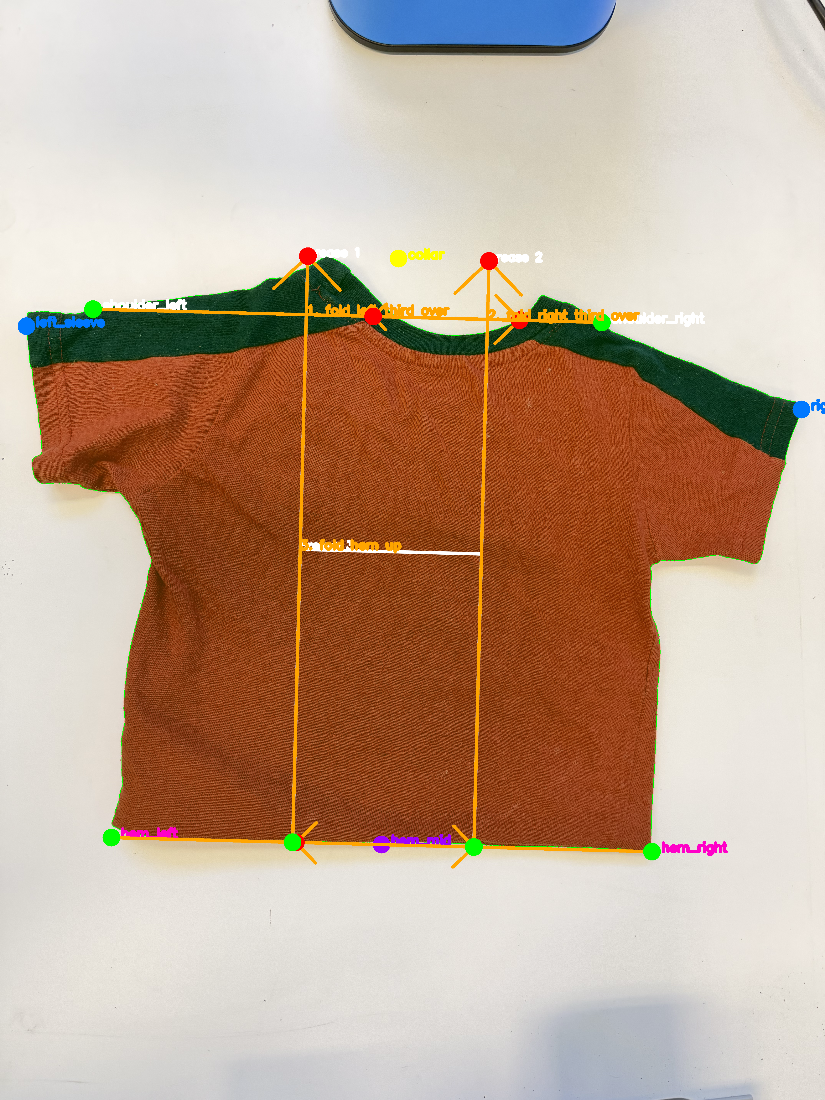
#> input picture analysis.png, 825 x 1100 px
$ python shirt_vision.py --image analysis.png
#> lines starting #> are read from the running program, lines starting #| are printed output that depends on the picture; after the words box and inside, x2 and y2 are one past the last pixel; in counts of white or black regions, pixels touching at a corner belong together
#> in main, img is the input picture: shape (1100, 825, 3); mean B, G, R 145.5, 165.2, 191.6
"""
shirt_vision.py

Find a T-shirt's landmarks in an image and compute where to pick and place
for each fold - using classical computer vision only. No training data, no
GPU, no pretrained model.

WHY THIS INSTEAD OF THE LEARNED MODEL
-------------------------------------
The Cloud Folding paper's own results found that the analytic shape-matching
policy (ASM, IoU 0.69) slightly BEAT the learned pick-place policy
(LP0LP1, IoU 0.68) on the folding subtask. Folding a flattened shirt is a
well-defined geometric problem, so geometry solves it.

PIPELINE
--------
1. segment_shirt()   - isolate the shirt from the background
2. find_keypoints()  - locate collar, shoulders, sleeve tips, hem corners
3. plan_folds()      - turn those landmarks into (pick, place) actions
4. draw_analysis()   - render everything so you can check it by eye

ASSUMPTIONS
-----------
- The shirt is already flattened and lying flat (you place it by hand).
- The camera looks straight down at it.
- The background contrasts with the shirt (a dark mat under a light shirt,
  or vice versa). This is the single biggest factor in whether it works.
- The shirt is roughly upright OR rotated - rotation is handled, the shirt
  is analysed in its own frame and results are mapped back to image pixels.

USAGE
-----
    python3 shirt_vision.py --image shirt.png
    python3 shirt_vision.py --image shirt.png --out analysis.png
    python3 shirt_vision.py --image shirt.png --dark-shirt
"""

import argparse
import math

import cv2
import numpy as np


# ---------------------------------------------------------------------------
# 1. SEGMENTATION
# ---------------------------------------------------------------------------
def segment_shirt(img, dark_shirt=None, min_area_frac=0.02):
    """Return a binary mask of the largest shirt-like blob.

    Uses Otsu thresholding on the saturation+value channels, which handles a
    plain background far more reliably than a hand-tuned colour range. If
    dark_shirt is None the polarity is chosen automatically by assuming the
    shirt occupies less of the frame than the background does.
    """
#> called with min_area_frac = 0.02
    blur = cv2.GaussianBlur(img, (7, 7), 0)
    gray = cv2.cvtColor(blur, cv2.COLOR_BGR2GRAY)
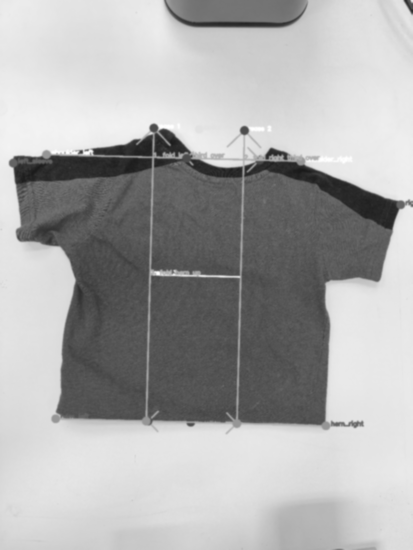
#> gray: shape (1100, 825) (shown at 1/2 size); min 25, max 255, mean 170.9

    # Otsu finds the split between shirt and background automatically.
    _, mask = cv2.threshold(gray, 0, 255, cv2.THRESH_BINARY + cv2.THRESH_OTSU)
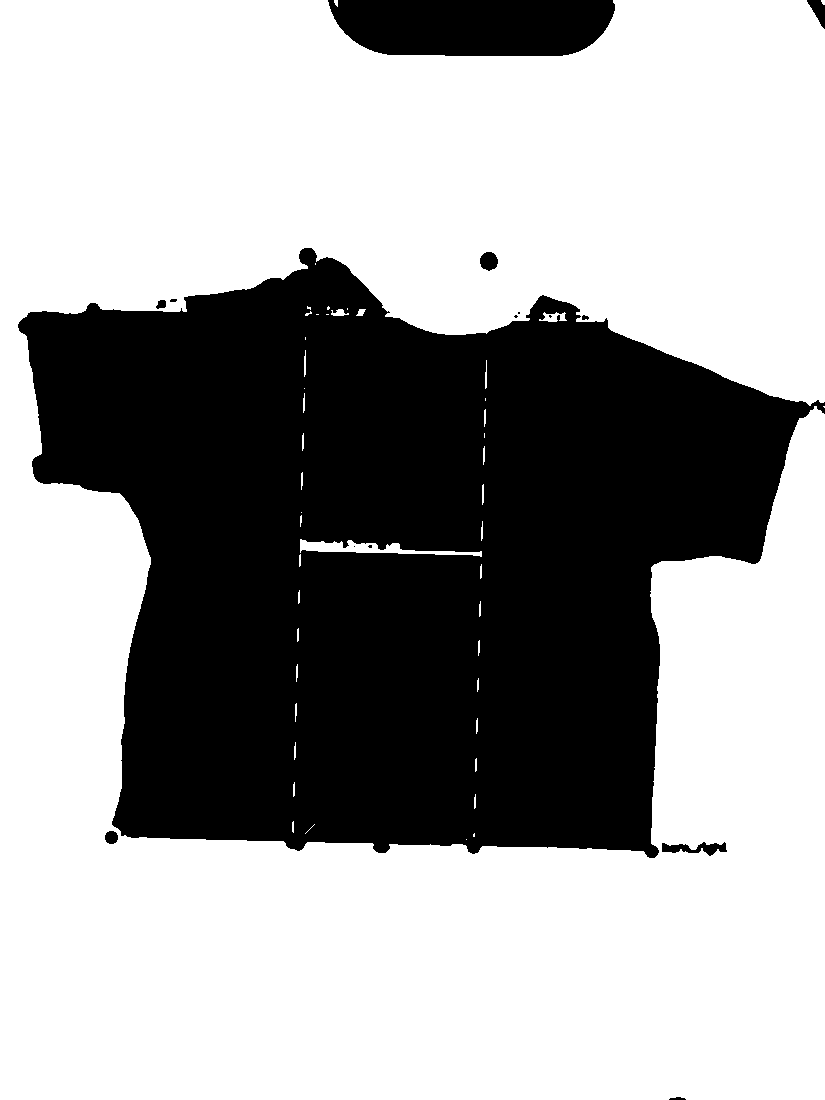
#> mask: shape (1100, 825); 62.9% white; 15 black regions (6 under 20 px), largest, box (x1, y1, x2, y2) and area: (18, 248, 825, 858) 321033, (328, 0, 615, 56) 14270, (662, 842, 727, 856) 465

    # Decide which side of the split is the shirt.
    if dark_shirt is None:
        # The shirt should be the smaller region; if the "white" side covers
        # more than half the frame it is probably background, so invert.
        if np.count_nonzero(mask) > mask.size * 0.5:
            mask = cv2.bitwise_not(mask)
    elif dark_shirt:
        mask = cv2.bitwise_not(mask)

    # Clean up specks and fill small holes (buttons, logos, shadows).
    k = cv2.getStructuringElement(cv2.MORPH_ELLIPSE, (9, 9))
    mask = cv2.morphologyEx(mask, cv2.MORPH_OPEN, k, iterations=2)
#> mask: shape (1100, 825); 36.8% white; 6 white regions, box (x1, y1, x2, y2) and area: (19, 257, 809, 851) 318844, (333, 0, 615, 56) 14204, (537, 296, 557, 314) 262, (480, 253, 498, 270) 230, (299, 248, 316, 265) 213, (816, 5, 825, 22) 115
    mask = cv2.morphologyEx(mask, cv2.MORPH_CLOSE, k, iterations=3)
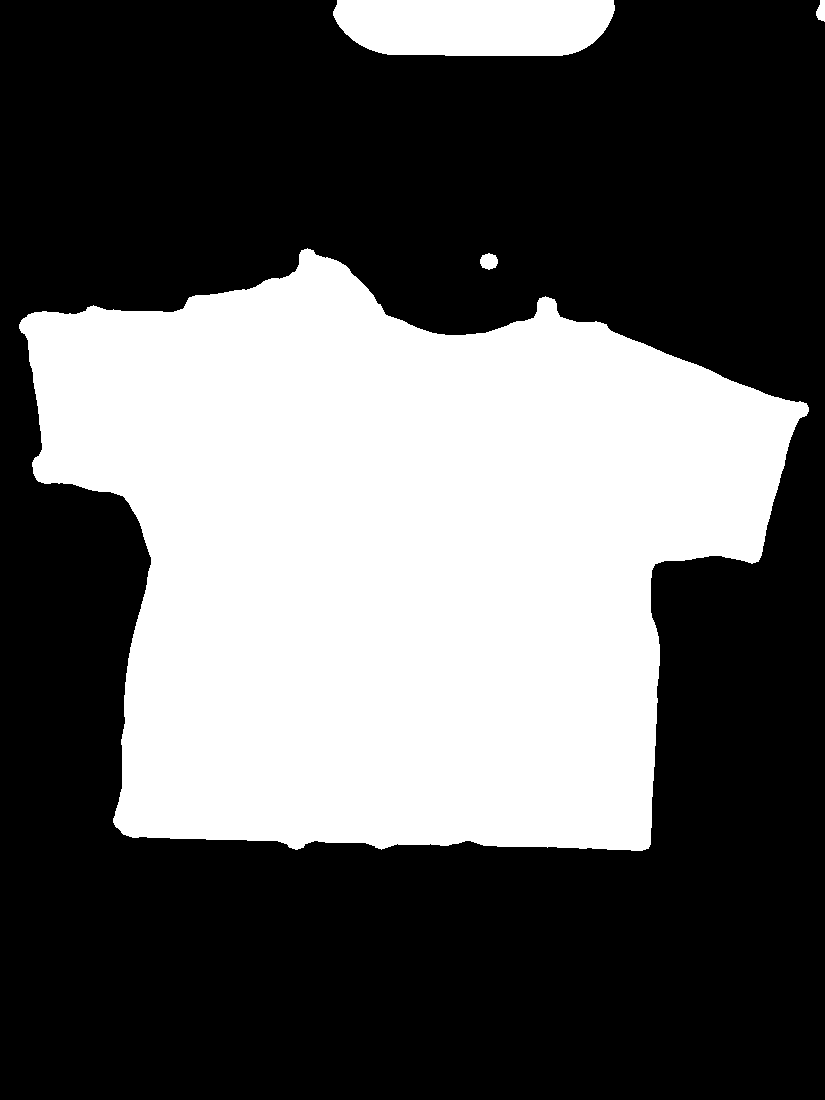
#> mask: shape (1100, 825); 37.1% white; 4 white regions, box (x1, y1, x2, y2) and area: (19, 248, 809, 851) 322471, (333, 0, 615, 56) 14216, (480, 253, 498, 270) 230, (816, 0, 825, 22) 147

    # Keep only the largest connected component - the shirt.
    n, labels, stats, _ = cv2.connectedComponentsWithStats(mask, 8)
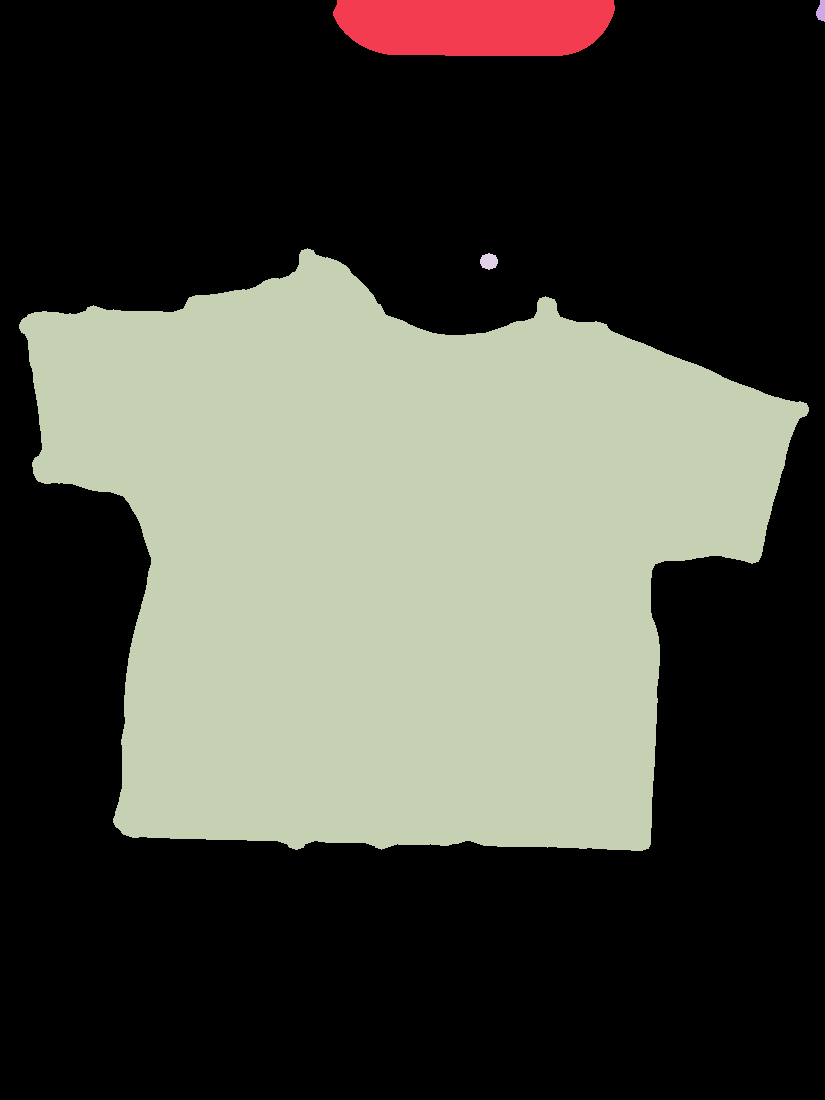
#> labels: shape (1100, 825) int32; 5 distinct labels, from 0 to 4; one colour per label, 0 black
#> n = 5; stats = [[0, 0, 825, 1100, 570436], [333, 0, 282, 56, 14216], [816, 0, 9, 22, 147], [19, 248, 790, 603, 322471], [480, 253, 18, 17, 230]]
    if n <= 1:
        return None
    areas = stats[1:, cv2.CC_STAT_AREA]
#> areas = [14216, 147, 322471, 230]
#> (the rest of the program and of its run is left out)
